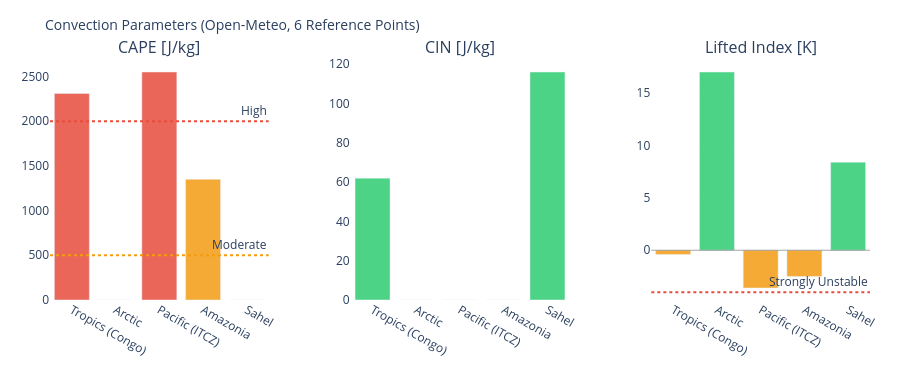

The code cell stored with this chart in its notebook:
### Markdown cell above
---
## 3. Visualizations

### Code cell
# ============================================================
# CAPE / CIN / LIFTED INDEX – Convection potential
# ============================================================

if not df_atm.empty:
    fig = make_subplots(
        rows=1, cols=3,
        subplot_titles=['CAPE [J/kg]', 'CIN [J/kg]', 'Lifted Index [K]'],
        horizontal_spacing=0.1
    )
    pts = df_atm['point'].tolist()
    pt_colors = ['#E85D24','#185FA5','#888780','#378ADD','#639922','#F2A623']

    # CAPE – höher = mehr Gewitterpotential
    cape_vals = df_atm['cape'].fillna(0).tolist()
    cape_colors = ['#e74c3c' if v > 2000 else '#f39c12' if v > 500 else '#2ecc71'
                   for v in cape_vals]
    fig.add_trace(go.Bar(x=pts, y=cape_vals, marker_color=cape_colors,
                         opacity=0.85, showlegend=False), row=1, col=1)
    fig.add_hline(y=2000, line_dash='dot', line_color='#e74c3c',
                  annotation_text='High', row=1, col=1)
    fig.add_hline(y=500,  line_dash='dot', line_color='#f39c12',
                  annotation_text='Moderate', row=1, col=1)

    # CIN – negativer = stärker gedeckelt (weniger Auslöse)
    cin_vals = df_atm['cin'].fillna(0).tolist()
    cin_colors = ['#e74c3c' if v < -200 else '#f39c12' if v < -50 else '#2ecc71'
                  for v in cin_vals]
    fig.add_trace(go.Bar(x=pts, y=cin_vals, marker_color=cin_colors,
                         opacity=0.85, showlegend=False), row=1, col=2)

    # Lifted Index – negativ = instabil
    li_vals = df_atm['li'].fillna(0).tolist()
    li_colors = ['#e74c3c' if v < -4 else '#f39c12' if v < 0 else '#2ecc71'
                 for v in li_vals]
    fig.add_trace(go.Bar(x=pts, y=li_vals, marker_color=li_colors,
                         opacity=0.85, showlegend=False), row=1, col=3)
    fig.add_hline(y=0, line_color='gray', line_width=0.7, row=1, col=3)
    fig.add_hline(y=-4, line_dash='dot', line_color='#e74c3c',
                  annotation_text='Strongly Unstable', row=1, col=3)

    fig.update_layout(
        title=dict(text='Convection Parameters (Open-Meteo, 6 Reference Points)', font=dict(size=14)),
        height=380, plot_bgcolor='rgba(0,0,0,0)', paper_bgcolor='rgba(0,0,0,0)',
        margin=dict(l=50, r=30, t=60, b=80)
    )
    fig.update_xaxes(tickangle=30)
    fig.show()

### Figure 1 — Plotly figure (JSON) as saved in the notebook; plotly's stock layout.template omitted (floating-point values rounded to 4 significant figures)
{"data": [{"marker": {"color": ["#e74c3c", "#2ecc71", "#e74c3c", "#f39c12", "#2ecc71"]}, "opacity": 0.85, "showlegend": false, "type": "bar", "x": ["Tropics (Congo)", "Arctic", "Pacific (ITCZ)", "Amazonia", "Sahel"], "xaxis": "x", "y": [2310.0, 0.0, 2550.0, 1350.0, 0.0], "yaxis": "y"}, {"marker": {"color": ["#2ecc71", "#2ecc71", "#2ecc71", "#2ecc71", "#2ecc71"]}, "opacity": 0.85, "showlegend": false, "type": "bar", "x": ["Tropics (Congo)", "Arctic", "Pacific (ITCZ)", "Amazonia", "Sahel"], "xaxis": "x2", "y": [62.0, 0.0, 0.0, 0.0, 116.0], "yaxis": "y2"}, {"marker": {"color": ["#f39c12", "#2ecc71", "#f39c12", "#f39c12", "#2ecc71"]}, "opacity": 0.85, "showlegend": false, "type": "bar", "x": ["Tropics (Congo)", "Arctic", "Pacific (ITCZ)", "Amazonia", "Sahel"], "xaxis": "x3", "y": [-0.4, 17.0, -3.6, -2.5, 8.4], "yaxis": "y3"}], "layout": {"annotations": [{"font": {"size": 16}, "showarrow": false, "text": "CAPE [J/kg]", "x": 0.1333, "xanchor": "center", "xref": "paper", "y": 1.0, "yanchor": "bottom", "yref": "paper"}, {"font": {"size": 16}, "showarrow": false, "text": "CIN [J/kg]", "x": 0.5, "xanchor": "center", "xref": "paper", "y": 1.0, "yanchor": "bottom", "yref": "paper"}, {"font": {"size": 16}, "showarrow": false, "text": "Lifted Index [K]", "x": 0.8667, "xanchor": "center", "xref": "paper", "y": 1.0, "yanchor": "bottom", "yref": "paper"}, {"showarrow": false, "text": "High", "x": 1, "xanchor": "right", "xref": "x domain", "y": 2000, "yanchor": "bottom", "yref": "y"}, {"showarrow": false, "text": "Moderate", "x": 1, "xanchor": "right", "xref": "x domain", "y": 500, "yanchor": "bottom", "yref": "y"}, {"showarrow": false, "text": "Strongly Unstable", "x": 1, "xanchor": "right", "xref": "x3 domain", "y": -4, "yanchor": "bottom", "yref": "y3"}], "height": 380, "margin": {"b": 80, "l": 50, "r": 30, "t": 60}, "paper_bgcolor": "rgba(0,0,0,0)", "plot_bgcolor": "rgba(0,0,0,0)", "shapes": [{"line": {"color": "#e74c3c", "dash": "dot"}, "type": "line", "x0": 0, "x1": 1, "xref": "x domain", "y0": 2000, "y1": 2000, "yref": "y"}, {"line": {"color": "#f39c12", "dash": "dot"}, "type": "line", "x0": 0, "x1": 1, "xref": "x domain", "y0": 500, "y1": 500, "yref": "y"}, {"line": {"color": "gray", "width": 0.7}, "type": "line", "x0": 0, "x1": 1, "xref": "x3 domain", "y0": 0, "y1": 0, "yref": "y3"}, {"line": {"color": "#e74c3c", "dash": "dot"}, "type": "line", "x0": 0, "x1": 1, "xref": "x3 domain", "y0": -4, "y1": -4, "yref": "y3"}], "title": {"font": {"size": 14}, "text": "Convection Parameters (Open-Meteo, 6 Reference Points)"}, "xaxis": {"anchor": "y", "domain": [0.0, 0.2667], "tickangle": 30}, "xaxis2": {"anchor": "y2", "domain": [0.3667, 0.6333], "tickangle": 30}, "xaxis3": {"anchor": "y3", "domain": [0.7333, 1.0], "tickangle": 30}, "yaxis": {"anchor": "x", "domain": [0.0, 1.0]}, "yaxis2": {"anchor": "x2", "domain": [0.0, 1.0]}, "yaxis3": {"anchor": "x3", "domain": [0.0, 1.0]}}}
